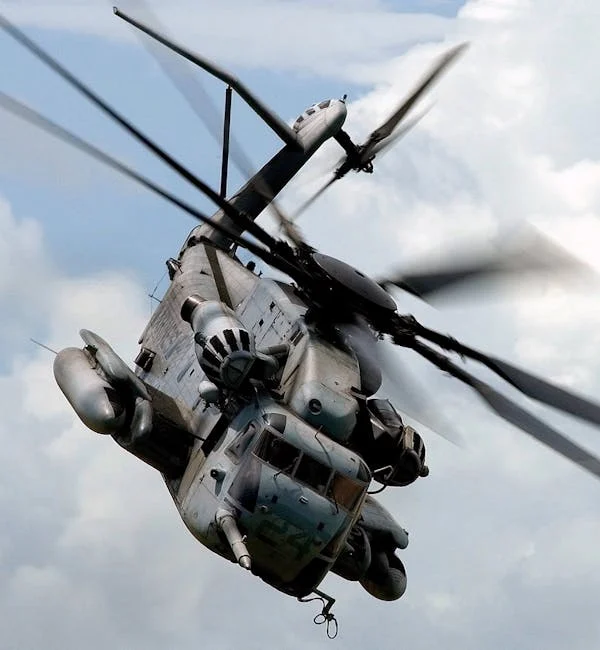
#> input picture helicopter-army-01.webp, 600 x 650 px, found by its file name
$ python goruntunun_yonunu_degistirme-8k.py
#> lines starting #> are read from the running program, lines starting #| are printed output that depends on the picture
import cv2
import numpy as np

img=cv2.imread("helicopter-army-01.webp",0)
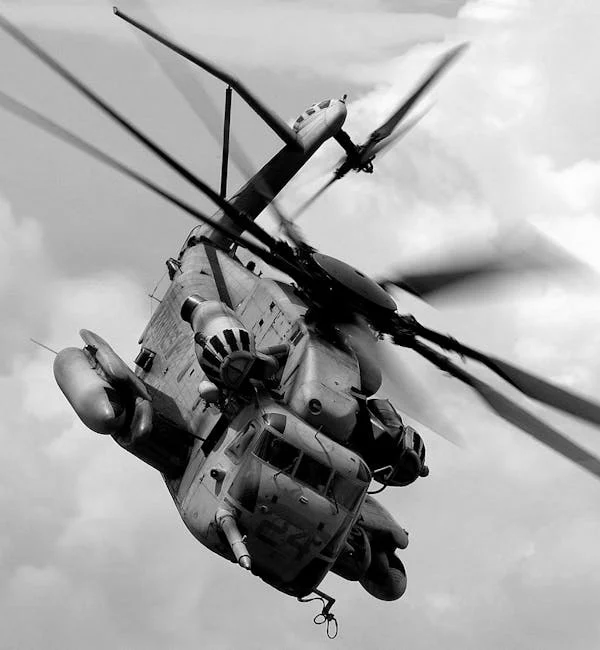
#> img: shape (650, 600); min 0, max 255, mean 162.9
row,col=img.shape
#> row = 650; col = 600

M=cv2.getRotationMatrix2D((col/2,row/2),180,2)
# burdaki parenteze once sütün sonra satır sonra kaç derce döndürüleceği sonrada ölçeyi girilir
# ölçek yakınlıgını temsil eder

dst=cv2.warpAffine(img,M,(col,row))
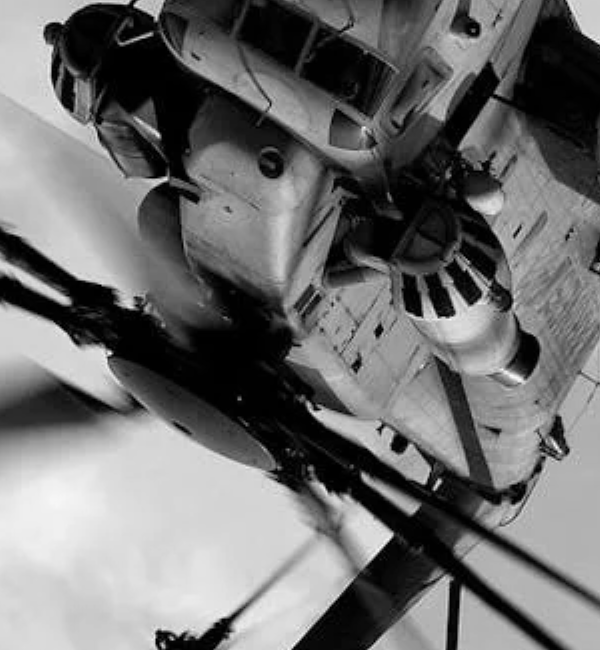
#> dst: shape (650, 600); min 0, max 254, mean 111.9

cv2.imshow("dst",dst)

cv2.waitKey(0)
cv2.destroyAllWindows()

$ run again, with 1.1 aircraft-2.jpg.jpg saved as helicopter-army-01.webp
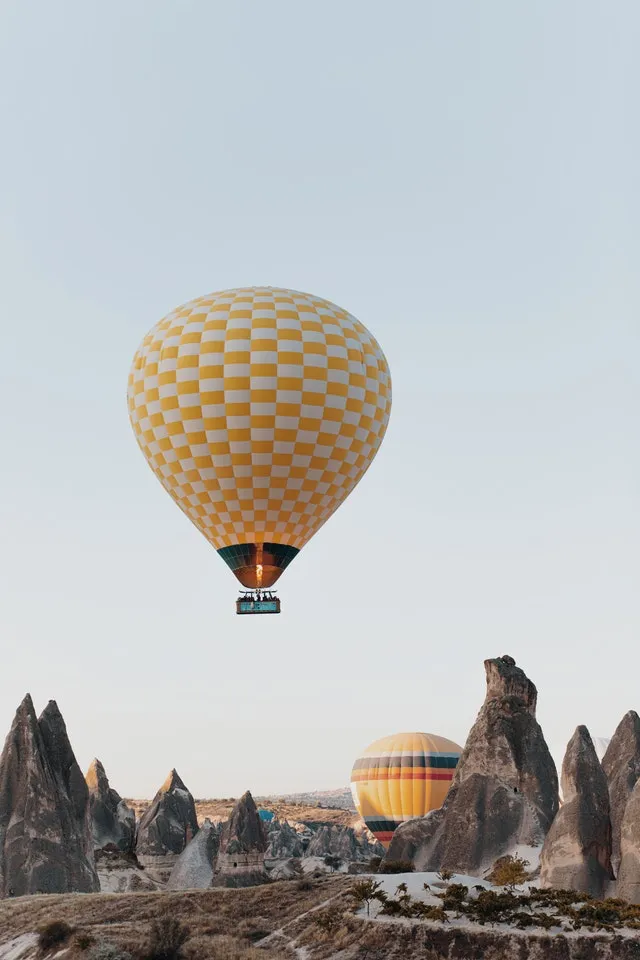
#> input picture 1.1 aircraft-2.jpg.jpg, 640 x 960 px, found by its file name
#> `img=cv2.imread("helicopter-army-01.webp",0)`:
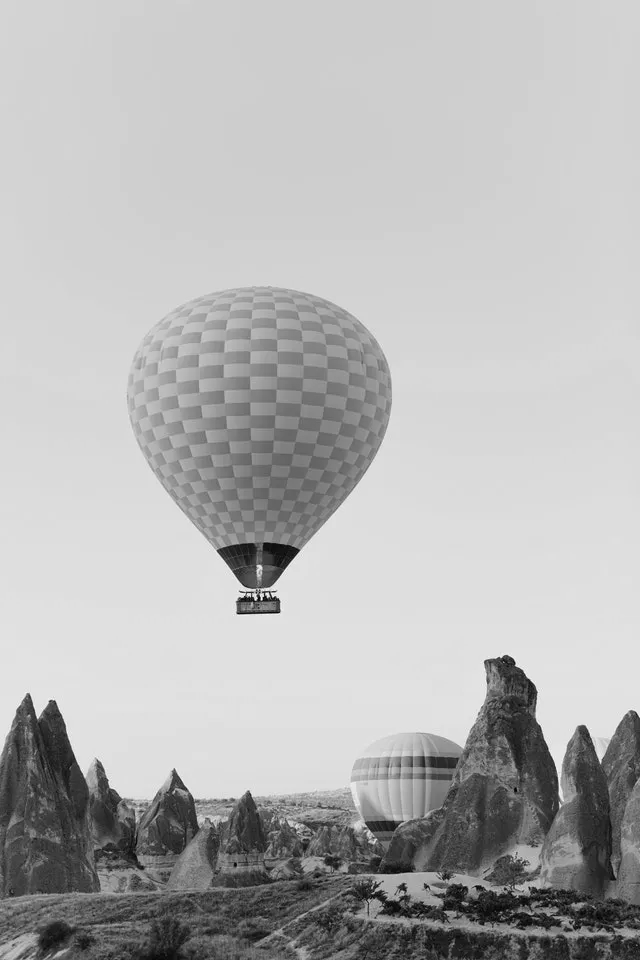
#> img: shape (960, 640); min 0, max 255, mean 180.5
#> `dst=cv2.warpAffine(img,M,(col,row))`:
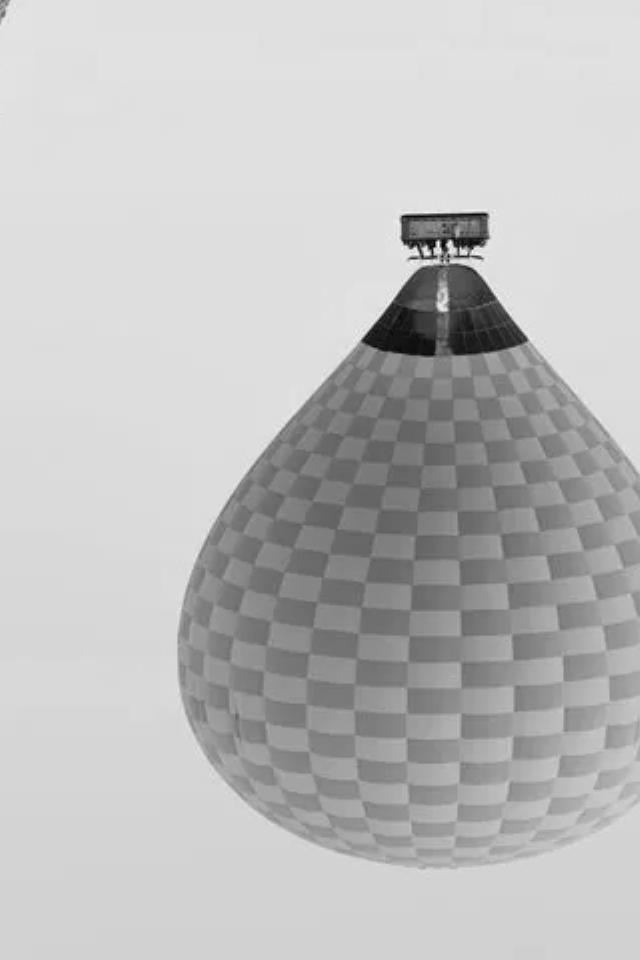
#> dst: shape (960, 640); min 0, max 253, mean 190.7
